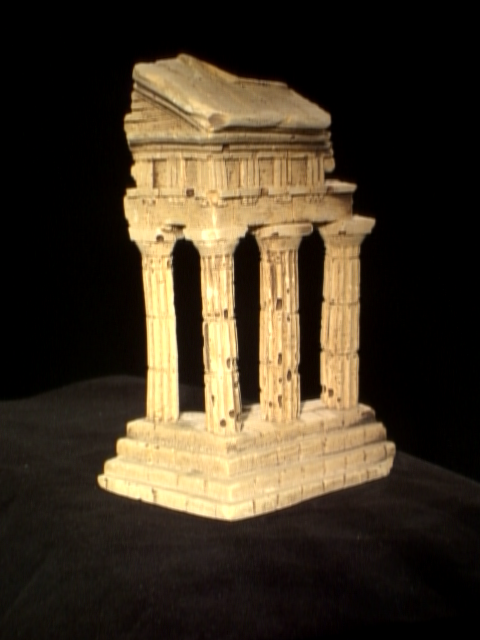
#> input picture HW1/src/data/im1.png, 480 x 640 px
$ python sparse_reconstruction.py
#> lines starting #> are read from the running program, lines starting #| are printed output that depends on the picture; long printed decimals are rounded
import cv2
import os
import sys
import numpy as np
import matplotlib.pyplot as plt
import helper_functions as _helper

# [271 lines left out: functions compute_fundamental_matrix, compute_epipolar_correspondences, compute_essential_matrix, triangulate_points, visualize, calculate_reprojection_error, not called in this run]

if __name__ == "__main__":
    data_for_fundamental_matrix = np.load("data/corresp_subset.npz")
#> (reads HW1/src/data/corresp_subset.npz from the repository)
    pts1_for_fundamental_matrix = data_for_fundamental_matrix['pts1']
    pts2_for_fundamental_matrix = data_for_fundamental_matrix['pts2']

    img1 = cv2.imread('data/im1.png')
#> img1 is the input picture: shape (640, 480, 3); mean B, G, R 37.1, 53.9, 65.3
    img2 = cv2.imread('data/im2.png')
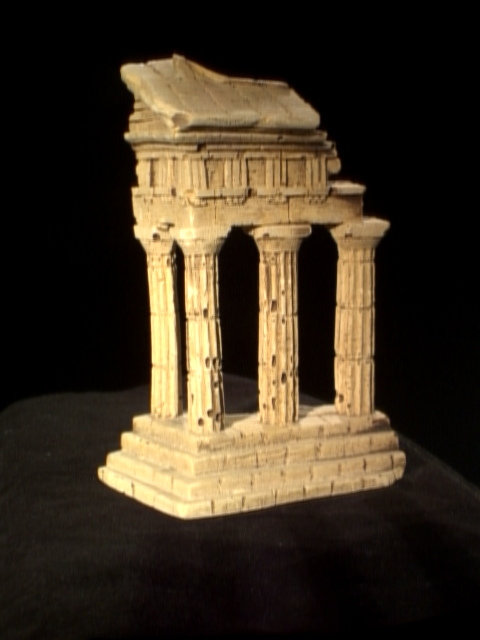
#> input picture HW1/src/data/im2.png, 480 x 640 px
#> img2 is the input picture: shape (640, 480, 3); mean B, G, R 33.3, 49.2, 60.7
    scale = max(img1.shape)
#> scale = 640


    data_for_temple = np.load("data/temple_coords.npz")
#> (reads HW1/src/data/temple_coords.npz from the repository)
    pts1_epipolar = data_for_temple['pts1']

    data_for_intrinsics = np.load("data/intrinsics.npz")
#> (reads HW1/src/data/intrinsics.npz from the repository)
    K1 = data_for_intrinsics['K1']
    K2 = data_for_intrinsics['K2']

    ####################################
    ##########YOUR CODE HERE############
    ####################################
    F = compute_fundamental_matrix(pts1_for_fundamental_matrix, pts2_for_fundamental_matrix, scale)
    print('F = ', F)
#| F =  [[ 3.56440672e-09 -5.92131870e-08 -1.65029959e-05]
#|  [-1.30829066e-07 -1.31095126e-09  1.12471525e-03]
#|  [ 3.04775126e-05 -1.08013400e-03 -4.16583180e-03]]
    # _helper.epipolar_lines_GUI_tool(img1, img2, F)
    pts2_epipolar = compute_epipolar_correspondences(img1, img2, pts1_epipolar, F)
#> after the loop in compute_epipolar_correspondences, `for i in range(N):`: best_x = 334; pts2_ep = 288 pairs, first value 86 to 446, second value 54 to 520
#> pts2_epipolar has the same summary as pts2_ep in compute_epipolar_correspondences
    # _helper.epipolar_correspondences_GUI_tool(img1, img2, F)
    E = compute_essential_matrix(K1, K2, F)
    print('E = ', E)
#| E =  [[ 8.23954018e-03 -1.37373313e-01 -4.56779305e-02]
#|  [-3.03520601e-01 -3.05238066e-03  1.65535639e+00]
#|  [-1.12915154e-03 -1.67598594e+00 -2.87296484e-03]]
    point_cloud, point_cloud_cv, ext2 = triangulate_points(E, K1, K2, pts1_epipolar, pts2_epipolar)
#> in triangulate_points, `point_cloud_cv = cv2.triangulatePoints(C1, C2, pts1_float, pts2_float).T`: point_cloud_cv = 288 rows, first 6: [0.0768, 0.124, -0.987, -0.0652], [0.0845, 0.12, -0.986, -0.0776], [0.0909, 0.119, -0.985, -0.09], [0.0985, 0.118, -0.983, -0.099], [0.106, 0.116, -0.98, -0.126], [0.109, 0.11, -0.984, -0.0921]
#> after the loop in triangulate_points, `for i in range(N):`: point_cloud_cv = 288 rows, first 6: [-1.18, -1.91, 15.13, 1], [-1.09, -1.55, 12.71, 1], [-1.01, -1.32, 10.95, 1], [-0.995, -1.19, 9.93, 1], [-0.842, -0.926, 7.79, 1], [-1.18, -1.19, 10.68, 1]
#> in triangulate_points, `point_cloud_cv = point_cloud_cv[:, :-1]`: point_cloud_cv = 288 rows, first 8: [-1.18, -1.91, 15.13], [-1.09, -1.55, 12.71], [-1.01, -1.32, 10.95], [-0.995, -1.19, 9.93], [-0.842, -0.926, 7.79], [-1.18, -1.19, 10.68], [-6.22, -5.68, 56.53], [-0.883, -0.719, 7.88]
#> in triangulate_points, `pts2_ep = np.hstack((pts2_ep, ones))`: pts2_ep = 288 rows, first 8: [175, 54, 1], [168, 60, 1], [159, 62, 1], [157, 64, 1], [128, 65, 1], [183, 77, 1], [295, 96, 1], [135, 107, 1]
#> in triangulate_points, `x2 = pts2_ep[:, 0]`: x2 = 288 values, max 446 at index 73, min 86 at index 70, mean 238.8
#> in triangulate_points, `y2 = pts2_ep[:, 1]`: y2 = 288 values, max 520 at index 55, min 54 at index 0, mean 304.6
#> the loop in triangulate_points, `for i in range(N):` made 288 passes
    print('Ext = ', ext2)
#| Ext =  [[-9.94698386e-01 -2.65195250e-02 -9.93571108e-02 -9.96280770e-01]
#|  [-2.64524175e-02  9.99648087e-01 -1.99296626e-03 -2.73495739e-02]
#|  [-9.93749983e-02 -6.45835459e-04  9.95049844e-01  8.17106323e-02]]
    error = calculate_reprojection_error(pts1_epipolar, point_cloud, K2@ext2)
    print('Reprojection error = ', error)
#| Reprojection error =  36.166
    error_ocv = calculate_reprojection_error(pts1_epipolar, point_cloud_cv, K2@ext2)
    print('Reprojection error OCV = ', error_ocv)
#| Reprojection error OCV =  36.166
    visualize(point_cloud)
#> in visualize, `plt.show()`:
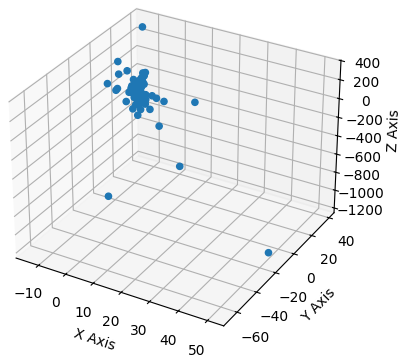
#> figure drawn by matplotlib, 1 panel
    ####################################
